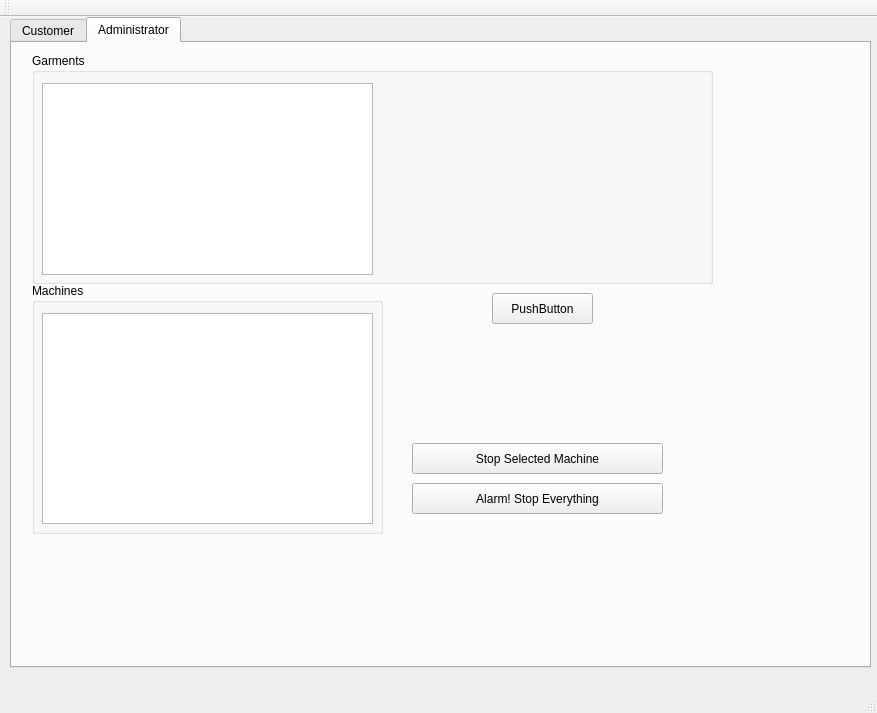
<?xml version="1.0" encoding="UTF-8"?>
<ui version="4.0">
 <class>MainWindow</class>
 <widget class="QMainWindow" name="MainWindow">
  <property name="geometry">
   <rect>
    <x>0</x>
    <y>0</y>
    <width>877</width>
    <height>713</height>
   </rect>
  </property>
  <property name="windowTitle">
   <string>MainWindow</string>
  </property>
  <widget class="QWidget" name="centralWidget">
   <widget class="QTabWidget" name="tabUI">
    <property name="geometry">
     <rect>
      <x>10</x>
      <y>0</y>
      <width>861</width>
      <height>651</height>
     </rect>
    </property>
    <property name="currentIndex">
     <number>1</number>
    </property>
    <widget class="QWidget" name="tabCustomerUI">
     <attribute name="title">
      <string>Customer</string>
     </attribute>
     <widget class="QPushButton" name="btStartProgram">
      <property name="geometry">
       <rect>
        <x>30</x>
        <y>560</y>
        <width>171</width>
        <height>31</height>
       </rect>
      </property>
      <property name="text">
       <string>Start (S)washing</string>
      </property>
     </widget>
     <widget class="QFrame" name="frame">
      <property name="geometry">
       <rect>
        <x>20</x>
        <y>70</y>
        <width>271</width>
        <height>201</height>
       </rect>
      </property>
      <property name="frameShape">
       <enum>QFrame::StyledPanel</enum>
      </property>
      <property name="frameShadow">
       <enum>QFrame::Raised</enum>
      </property>
      <widget class="QLabel" name="label">
       <property name="geometry">
        <rect>
         <x>10</x>
         <y>50</y>
         <width>68</width>
         <height>21</height>
        </rect>
       </property>
       <property name="text">
        <string>Price:</string>
       </property>
      </widget>
      <widget class="QLabel" name="label_2">
       <property name="geometry">
        <rect>
         <x>180</x>
         <y>50</y>
         <width>68</width>
         <height>21</height>
        </rect>
       </property>
       <property name="text">
        <string>7,95</string>
       </property>
      </widget>
      <widget class="QLabel" name="label_3">
       <property name="geometry">
        <rect>
         <x>10</x>
         <y>80</y>
         <width>141</width>
         <height>21</height>
        </rect>
       </property>
       <property name="text">
        <string>Estimated duration:</string>
       </property>
      </widget>
      <widget class="QLabel" name="label_4">
       <property name="geometry">
        <rect>
         <x>180</x>
         <y>80</y>
         <width>68</width>
         <height>21</height>
        </rect>
       </property>
       <property name="text">
        <string>1 Hour</string>
       </property>
      </widget>
      <widget class="QLabel" name="label_5">
       <property name="geometry">
        <rect>
         <x>10</x>
         <y>120</y>
         <width>91</width>
         <height>21</height>
        </rect>
       </property>
       <property name="text">
        <string>Finished at:</string>
       </property>
      </widget>
      <widget class="QLabel" name="label_6">
       <property name="geometry">
        <rect>
         <x>180</x>
         <y>120</y>
         <width>68</width>
         <height>21</height>
        </rect>
       </property>
       <property name="text">
        <string>13.45</string>
       </property>
      </widget>
     </widget>
     <widget class="QPushButton" name="btCallEmployee">
      <property name="geometry">
       <rect>
        <x>10</x>
        <y>370</y>
        <width>231</width>
        <height>151</height>
       </rect>
      </property>
      <property name="text">
       <string>Call an employee</string>
      </property>
     </widget>
     <widget class="QLabel" name="lbWelcome">
      <property name="geometry">
       <rect>
        <x>130</x>
        <y>10</y>
        <width>351</width>
        <height>41</height>
       </rect>
      </property>
      <property name="font">
       <font>
        <pointsize>27</pointsize>
       </font>
      </property>
      <property name="text">
       <string>Welcome To Swash!</string>
      </property>
      <property name="alignment">
       <set>Qt::AlignCenter</set>
      </property>
     </widget>
     <widget class="QPushButton" name="pushButton_5">
      <property name="geometry">
       <rect>
        <x>340</x>
        <y>480</y>
        <width>101</width>
        <height>31</height>
       </rect>
      </property>
      <property name="text">
       <string>Connect</string>
      </property>
     </widget>
     <widget class="QPushButton" name="pushButton_6">
      <property name="geometry">
       <rect>
        <x>340</x>
        <y>520</y>
        <width>101</width>
        <height>31</height>
       </rect>
      </property>
      <property name="text">
       <string>Send</string>
      </property>
     </widget>
     <widget class="QPushButton" name="pushButton_7">
      <property name="geometry">
       <rect>
        <x>340</x>
        <y>560</y>
        <width>101</width>
        <height>31</height>
       </rect>
      </property>
      <property name="text">
       <string>Receivelabe</string>
      </property>
     </widget>
     <widget class="QLabel" name="label_8">
      <property name="geometry">
       <rect>
        <x>470</x>
        <y>500</y>
        <width>81</width>
        <height>81</height>
       </rect>
      </property>
      <property name="text">
       <string>TextLabel</string>
      </property>
     </widget>
     <widget class="QGroupBox" name="groupBox">
      <property name="geometry">
       <rect>
        <x>340</x>
        <y>60</y>
        <width>511</width>
        <height>321</height>
       </rect>
      </property>
      <property name="title">
       <string>Add Garments:</string>
      </property>
      <widget class="QListWidget" name="listWidget">
       <property name="geometry">
        <rect>
         <x>10</x>
         <y>30</y>
         <width>256</width>
         <height>192</height>
        </rect>
       </property>
      </widget>
      <widget class="QComboBox" name="cmbColour">
       <property name="geometry">
        <rect>
         <x>290</x>
         <y>30</y>
         <width>191</width>
         <height>31</height>
        </rect>
       </property>
       <item>
        <property name="text">
         <string>Black</string>
        </property>
       </item>
       <item>
        <property name="text">
         <string>White</string>
        </property>
       </item>
       <item>
        <property name="text">
         <string>Coloured</string>
        </property>
       </item>
      </widget>
      <widget class="QCheckBox" name="cbWash">
       <property name="geometry">
        <rect>
         <x>290</x>
         <y>150</y>
         <width>100</width>
         <height>26</height>
        </rect>
       </property>
       <property name="text">
        <string>Wash</string>
       </property>
      </widget>
      <widget class="QCheckBox" name="cbDry">
       <property name="geometry">
        <rect>
         <x>290</x>
         <y>180</y>
         <width>100</width>
         <height>26</height>
        </rect>
       </property>
       <property name="text">
        <string>Dry</string>
       </property>
      </widget>
      <widget class="QCheckBox" name="cbSteam">
       <property name="geometry">
        <rect>
         <x>290</x>
         <y>210</y>
         <width>100</width>
         <height>26</height>
        </rect>
       </property>
       <property name="text">
        <string>Steam</string>
       </property>
      </widget>
      <widget class="QCheckBox" name="cbCentrifuge">
       <property name="geometry">
        <rect>
         <x>290</x>
         <y>240</y>
         <width>100</width>
         <height>26</height>
        </rect>
       </property>
       <property name="text">
        <string>Centrifuge</string>
       </property>
      </widget>
      <widget class="QComboBox" name="cmbMaterial">
       <property name="geometry">
        <rect>
         <x>290</x>
         <y>70</y>
         <width>191</width>
         <height>31</height>
        </rect>
       </property>
       <item>
        <property name="text">
         <string>Cotton</string>
        </property>
       </item>
       <item>
        <property name="text">
         <string>Silk</string>
        </property>
       </item>
       <item>
        <property name="text">
         <string>Wool</string>
        </property>
       </item>
       <item>
        <property name="text">
         <string>Satin</string>
        </property>
       </item>
       <item>
        <property name="text">
         <string>Nylon</string>
        </property>
       </item>
       <item>
        <property name="text">
         <string>Linen</string>
        </property>
       </item>
       <item>
        <property name="text">
         <string>Polyester</string>
        </property>
       </item>
      </widget>
      <widget class="QDoubleSpinBox" name="nmrWeight">
       <property name="geometry">
        <rect>
         <x>290</x>
         <y>110</y>
         <width>50</width>
         <height>31</height>
        </rect>
       </property>
      </widget>
      <widget class="QPushButton" name="btAddGarment">
       <property name="geometry">
        <rect>
         <x>380</x>
         <y>280</y>
         <width>121</width>
         <height>31</height>
        </rect>
       </property>
       <property name="text">
        <string>Add Garment</string>
       </property>
      </widget>
     </widget>
    </widget>
    <widget class="QWidget" name="tabAdministratorUI">
     <property name="autoFillBackground">
      <bool>false</bool>
     </property>
     <attribute name="title">
      <string>Administrator</string>
     </attribute>
     <widget class="QGroupBox" name="groupBox_2">
      <property name="geometry">
       <rect>
        <x>20</x>
        <y>240</y>
        <width>351</width>
        <height>251</height>
       </rect>
      </property>
      <property name="title">
       <string>Machines</string>
      </property>
      <widget class="QListView" name="listViewMachines">
       <property name="geometry">
        <rect>
         <x>10</x>
         <y>30</y>
         <width>331</width>
         <height>211</height>
        </rect>
       </property>
      </widget>
     </widget>
     <widget class="QGroupBox" name="groupBox_3">
      <property name="geometry">
       <rect>
        <x>20</x>
        <y>10</y>
        <width>681</width>
        <height>231</height>
       </rect>
      </property>
      <property name="title">
       <string>Garments</string>
      </property>
      <widget class="QListWidget" name="listWidgetGarments">
       <property name="geometry">
        <rect>
         <x>10</x>
         <y>30</y>
         <width>331</width>
         <height>192</height>
        </rect>
       </property>
      </widget>
      <widget class="QLabel" name="lblGarmentId">
       <property name="geometry">
        <rect>
         <x>370</x>
         <y>30</y>
         <width>301</width>
         <height>21</height>
        </rect>
       </property>
       <property name="text">
        <string/>
       </property>
      </widget>
      <widget class="QLabel" name="lblMaterial">
       <property name="geometry">
        <rect>
         <x>370</x>
         <y>50</y>
         <width>301</width>
         <height>21</height>
        </rect>
       </property>
       <property name="text">
        <string/>
       </property>
      </widget>
      <widget class="QLabel" name="lblWeight">
       <property name="geometry">
        <rect>
         <x>370</x>
         <y>70</y>
         <width>321</width>
         <height>21</height>
        </rect>
       </property>
       <property name="text">
        <string/>
       </property>
      </widget>
      <widget class="QLabel" name="lblColoured">
       <property name="geometry">
        <rect>
         <x>370</x>
         <y>90</y>
         <width>321</width>
         <height>21</height>
        </rect>
       </property>
       <property name="text">
        <string/>
       </property>
      </widget>
      <widget class="QLabel" name="lblWashingMachine">
       <property name="geometry">
        <rect>
         <x>370</x>
         <y>110</y>
         <width>321</width>
         <height>21</height>
        </rect>
       </property>
       <property name="text">
        <string/>
       </property>
      </widget>
      <widget class="QLabel" name="lblDryer">
       <property name="geometry">
        <rect>
         <x>370</x>
         <y>130</y>
         <width>321</width>
         <height>21</height>
        </rect>
       </property>
       <property name="text">
        <string/>
       </property>
      </widget>
      <widget class="QLabel" name="lblSteamer">
       <property name="geometry">
        <rect>
         <x>370</x>
         <y>150</y>
         <width>321</width>
         <height>21</height>
        </rect>
       </property>
       <property name="text">
        <string/>
       </property>
      </widget>
      <widget class="QLabel" name="lblCentrifuge">
       <property name="geometry">
        <rect>
         <x>370</x>
         <y>170</y>
         <width>321</width>
         <height>21</height>
        </rect>
       </property>
       <property name="text">
        <string/>
       </property>
      </widget>
     </widget>
     <widget class="QPushButton" name="btStopSelectedMachine">
      <property name="geometry">
       <rect>
        <x>400</x>
        <y>400</y>
        <width>251</width>
        <height>31</height>
       </rect>
      </property>
      <property name="text">
       <string>Stop Selected Machine</string>
      </property>
     </widget>
     <widget class="QPushButton" name="btAlarmStop">
      <property name="geometry">
       <rect>
        <x>400</x>
        <y>440</y>
        <width>251</width>
        <height>31</height>
       </rect>
      </property>
      <property name="text">
       <string>Alarm! Stop Everything</string>
      </property>
     </widget>
     <widget class="QPushButton" name="btAddGarmentTest">
      <property name="geometry">
       <rect>
        <x>480</x>
        <y>250</y>
        <width>101</width>
        <height>31</height>
       </rect>
      </property>
      <property name="text">
       <string>PushButton</string>
      </property>
     </widget>
    </widget>
   </widget>
  </widget>
  <widget class="QMenuBar" name="menuBar">
   <property name="geometry">
    <rect>
     <x>0</x>
     <y>0</y>
     <width>877</width>
     <height>27</height>
    </rect>
   </property>
  </widget>
  <widget class="QToolBar" name="mainToolBar">
   <attribute name="toolBarArea">
    <enum>TopToolBarArea</enum>
   </attribute>
   <attribute name="toolBarBreak">
    <bool>false</bool>
   </attribute>
  </widget>
  <widget class="QStatusBar" name="statusBar"/>
 </widget>
 <layoutdefault spacing="6" margin="11"/>
 <resources/>
 <connections/>
</ui>
